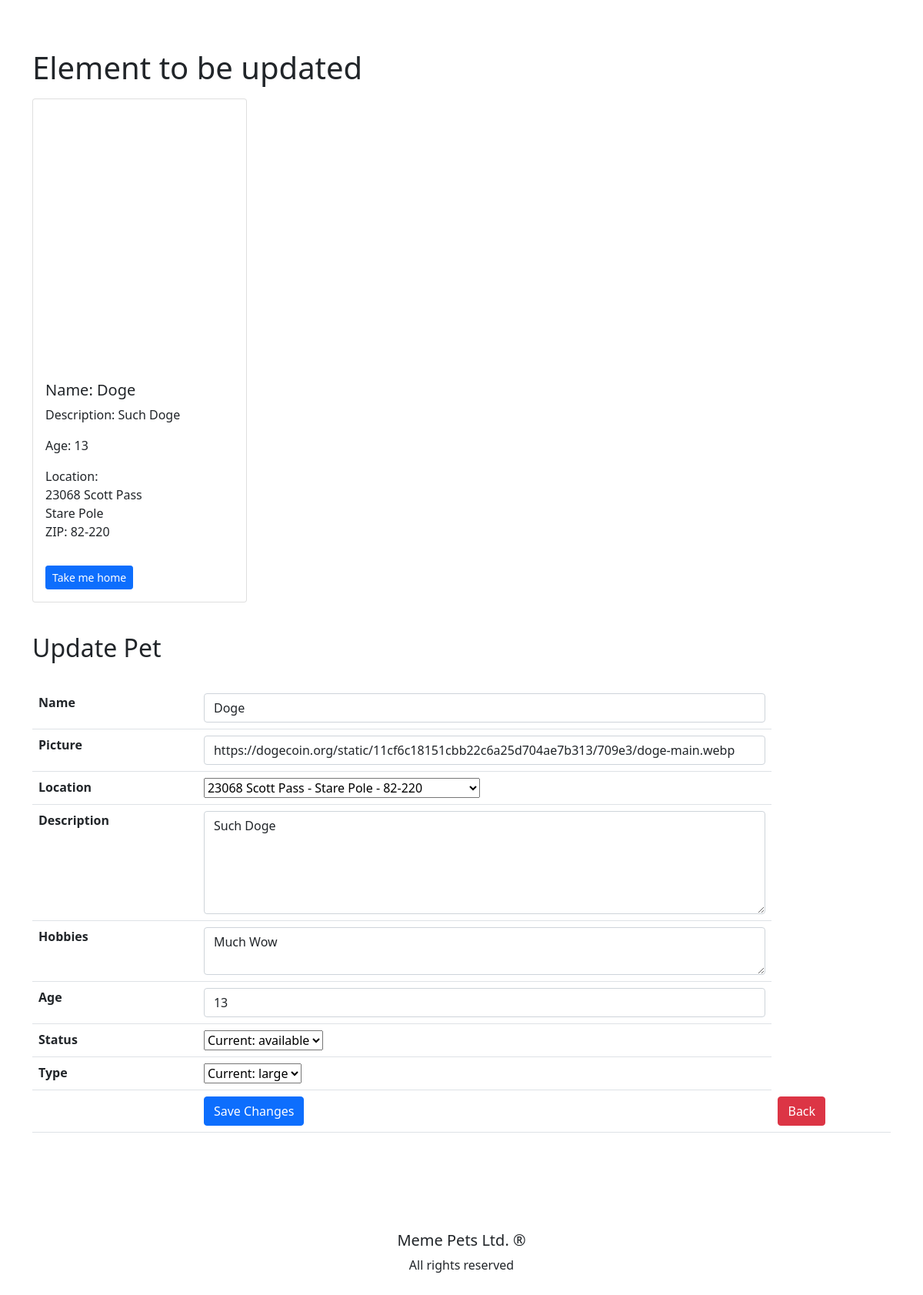
The page /update.php?id=3 (signed in) on the database its author committed.
### tables this page shows
CREATE TABLE `animals` (
  `animal_id` int(11) UNSIGNED NOT NULL,
  `location_id` int(11) UNSIGNED NOT NULL,
  `name` varchar(255) NOT NULL,
  `description` varchar(500) NOT NULL,
  `hobbies` varchar(255) NOT NULL,
  `age` varchar(10) NOT NULL,
  `picture` varchar(255) DEFAULT NULL,
  `status` enum('available','adopted') DEFAULT 'available',
  `type` enum('small','large') DEFAULT NULL
);

CREATE TABLE `location` (
  `location_id` int(11) UNSIGNED NOT NULL,
  `city` varchar(255) NOT NULL,
  `zip` varchar(255) NOT NULL,
  `address` varchar(255) NOT NULL
);

### actions/a_select.php (called while the page is built, shortened)
<?php
if ($_GET['id']) {
    $id = $_GET['id'];
    $query = "SELECT * FROM animals LEFT JOIN location ON animals.location_id = location.location_id WHERE animal_id = {$id}";
    $result = mysqli_query($connect, $query);
    if ($result->num_rows == 1) {
        $data = $result->fetch_assoc();
        $location_id = $data['location_id'];
        $address = $data['address'];
        $city = $data['city'];
        $zip = $data['zip'];
        $name= $data['name'];
        $description = $data['description'];
        $hobbies = $data['hobbies'];
        $age = $data['age'];
        $picture = $data['picture'];
        $status = $data['status'];
        $type = $data['type'];
    } else {
        header("location: error.php");
    }
} else {
    header("location: error.php");
}
?>

### update.php (the view, shortened to what this page needs)
<?php
include_once 'actions/db_connect.php';
include_once 'components/functions.php';
include_once 'actions/a_select.php';
$query2 = "SELECT * FROM location";
$loc = mysqli_query($connect, $query2);
?>
<!DOCTYPE html>
<html lang="en">
<head>
    <?php include_once 'components/bootcss.php';?>
</head>
<body>
    <div class="container">
        <div class="row justify-content-evenly py-5">
            <div class="mt-3 mb-3">
                <h1>Element to be updated</h1>
                <?php echo showPet($picture, $name, $description, $age, $address, $city, $zip, ' ') ?>
                <fieldset>
                <legend class='h2 py-4'>Update Pet</legend>
                <form action="actions/a_update.php" method= "post" enctype="multipart/form-data">
                    <table class='table'>
                        <tr>
                            <th>Name</th>
                            <td><input class='form-control' type="text" name="name"  placeholder="Pet Name" value="<?php echo $name ?>"/></td>
                        </tr>
                        <tr>
                            <th>Picture</th>
                            <td><input class='form-control' type="url" name="picture"  placeholder="Picture URL" value="<?php echo $picture ?>"/></td>
                        </tr>
                        <tr>
                            <th>Location</th>
                            <td><select id="locations" name="location">
                                <option selected value="<?php echo $location_id ?>"><?php echo $address." - ".$city." - ".$zip ?></option>
                            </select>
                            </td>
                        </tr>
                        <tr>
                            <th>Description</th>
                            <td><textarea class='form-control' type="text" name= "description" placeholder="Short descrpition" rows="5"><?php echo $description ?></textarea></td>
                        </tr>
                        <tr>
                            <th>Hobbies</th>
                            <td><textarea class='form-control' type="text" name= "hobbies" placeholder="Hobbies" rows="2"><?php echo $hobbies ?></textarea></td>
                        </tr>
                        <tr>
                            <th>Age</th>
                            <td><input class='form-control' type="number" name="age" value="<?php echo $age?>"/></td>
                        </tr>
                        <tr>
                            <th>Status</th>
                            <td>
                            <select id="status" name="status">
                                <option selected value="<?php echo $status ?>">Current: <?php echo $status; ?></option>
                            </select>
                            </td>
                        </tr>
                        <tr>
                            <th>Type</th>
                            <td><select id="type" name="type">
                                <option selected value="<?php echo $type ?>">Current: <?php echo $type; ?></option>
                            </select>
                            </td>
                        </tr>
                        <tr>
                            <th></th>
                            <td><button class="btn btn-primary" type= "submit">Save Changes</button></td>
                            <td><a href= "home.php" class="btn btn-danger">Back</a></td>
                        </tr>
                    </table>
                </form>
            </fieldset>
            </div>
        </div>
    </div>
    <?php
        include_once 'components/footer.php';
    ?>
</body>
</html>

### components/functions.php (shortened to what this page needs)
<?php
    function showPet($img, $name, $description, $age, $address, $city, $zip, $id)
    {
        return "<div class=\"col-6 col-md-4 col-lg-3 my-3\">
            <div class=\"card\">
                <div style='background-image: url(".$img."); background-repeat: no-repeat; background-size: contain; height: 350px; background-position: center;'>
                </div>
                <div class=\"card-body\">
                    <h5 class=\"card-title\">Name: ".$name."</h5>
                    <p class=\"card-text\">Description: ".$description."</p>
                    <p class=\"card-text\">Age: ".$age."</p>
                    <p class=\"card-text\">Location:<br>".$address."<br>".$city."<br>ZIP: ".$zip."</p>
                </div>
                <div class=\"card-body\">
                    <a href='adopt.php?id=".$id."' class='btn btn-primary btn-sm'>Take me home</a>
                </div>
            </div>
        </div>";
    }
?>

### rows shown on the page
animals: name "Doge", description "Such Doge", age "13", location.address "23068 Scott Pass", location.city "Stare Pole", picture "https://dogecoin.org/static/11cf6c18151cbb22c6a25d704ae7b313/709e3/doge-main.webp", location "23068 Scott Pass - Stare Pole - 82-220", hobbies "Much Wow"
location: zip "82-220"
